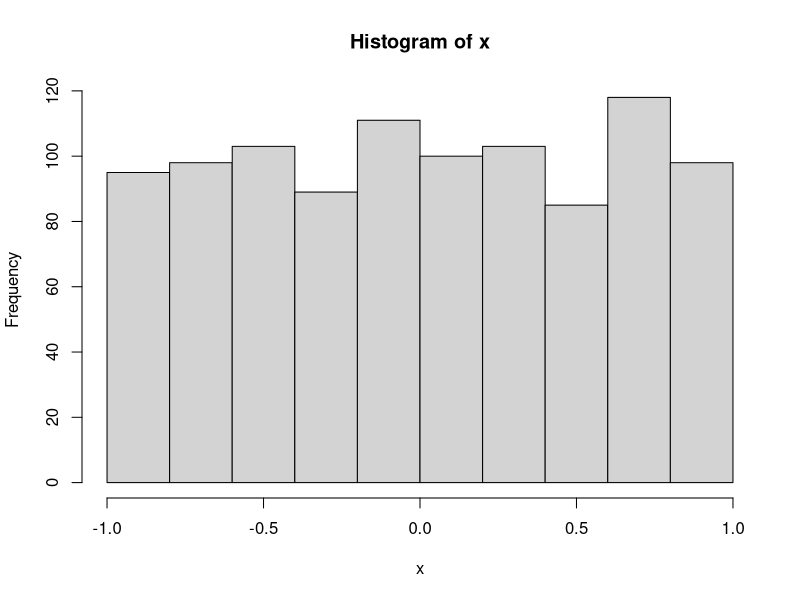
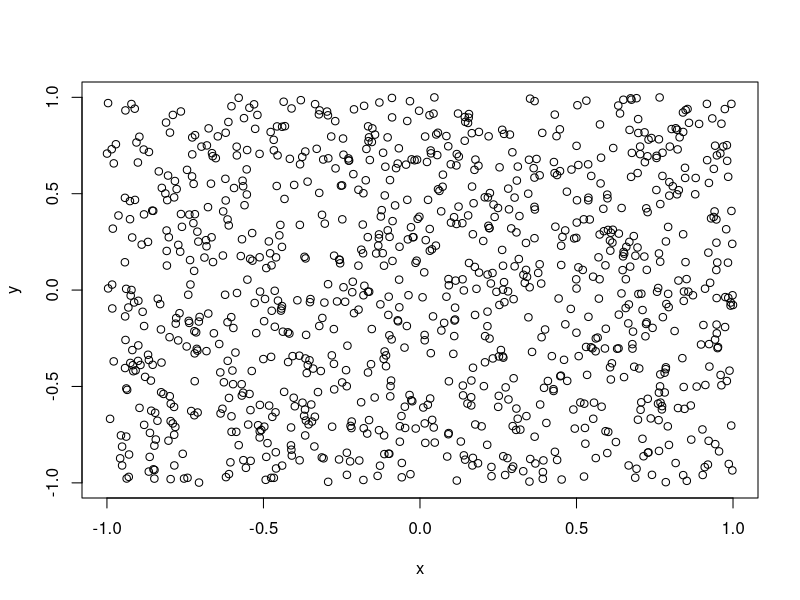

These charts were generated, in order, by the following R code:
# A 9.4 a)
pnorm(40, 32, 6)

# c)
pnorm(27, 32, 6)

# d)
qnorm(0.975, 32, 6)

# e)
qnorm(0.1, 32, 6)
#test dazu:
pnorm(24.31069, 32, 6)

# f)
pnorm(38, 32, 6) - pnorm(26, 32, 6)


# Kreispunkte
n <- 1000
x <- runif(n, min=-1, max=1)
hist(x)
y <- runif(n, min=-1, max=1)

plot(x,y)

p.circle <- sum(sqrt(x^2+y^2)<1)

# 9.5
# a)
sdVal <- 0.45
meanVal <- 0

# probability rauschen so stark, das per zufall eine 1 
1 - pnorm(0.9, meanVal, sdVal)

# b)
qnorm(0.995, meanVal, sdVal) - qnorm(0.005, meanVal, sdVal)
# linker Rand
qnorm(0.005, meanVal, sdVal)
# rechter Rand
qnorm(0.995, meanVal, sdVal)

# c)
# Alle Wahrscheinlichkeiten der Signale die weniger als 0.9 Volt ergeben können ignoriert werden
pnorm(0.9, 1.8, sdVal)

# 9.6
sdVal <- 0.0005
meanVal <- 0.2508

# a)
pnorm(0.2515, meanVal, sdVal) - pnorm(0.2485, meanVal, sdVal)

# b)
pnorm(0.2515, 0.2500, sdVal) - pnorm(0.2485, 0.2500, sdVal)


# 9.3
lambda <- 0.04
# Erwartungswert
1/lambda
# Median
log(2)/lambda
#lambda * pexp()